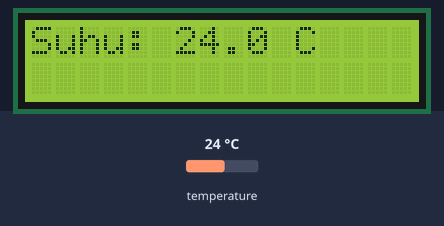
Bench run of a sketch on a simulated ESP32. On the bench: 16×2 character LCD. Inputs (shaded band) come from the test bench; at power-on: temperature 24 °C.

Above: at 1.2 s.
1.3 s: temperature set to 12 °C
At 3.3 s:
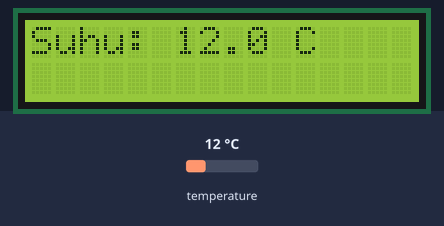
3.6 s: temperature set to 19 °C
At 5.0 s:
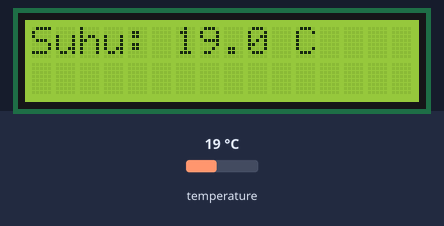
5.6 s: temperature set to 28 °C
At 6.7 s:
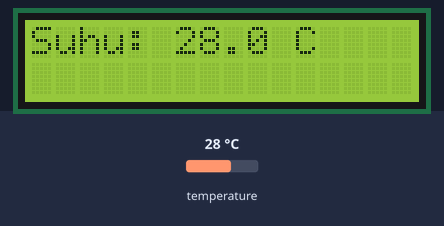
Timing chart, 0 to 8.6 s (numbered marks = the images above; inputs shaded):
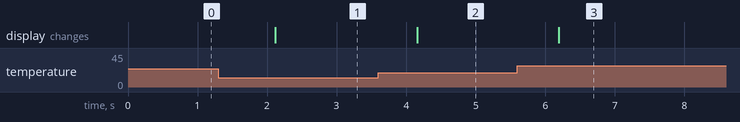

Measured:
- after the input at 1.3 s, the display: changes after 0.82 s (image 1)
- after the input at 3.6 s, the display: changes after 0.56 s (image 2)
- after the input at 5.6 s, the display: changes after 0.59 s (image 3)

The sketch:

a.ino
```cpp
#include <DHTesp.h>
#include <LiquidCrystal_I2C.h>

DHTesp sensor;
LiquidCrystal_I2C layar(0x27, 16, 2);

void setup() {
  sensor.setup(15, DHTesp::DHT22);
  layar.init();
  layar.backlight();
}

void loop() {
  float suhu = sensor.getTemperature();
  layar.setCursor(0, 0);
  layar.print("Suhu: ");
  layar.print(suhu, 1);
  layar.print(" C  ");
  delay(1000);
}
```
